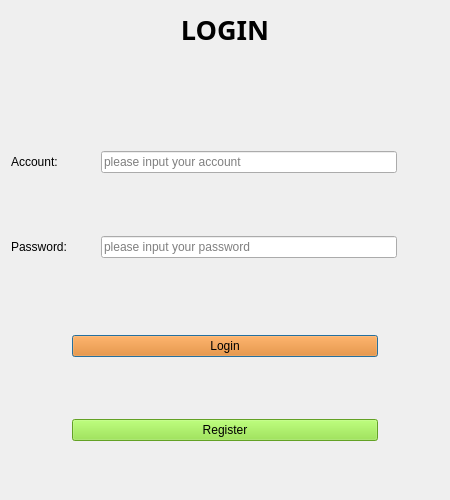
<?xml version="1.0" encoding="UTF-8"?>
<ui version="4.0">
 <class>Login</class>
 <widget class="QDialog" name="Login">
  <property name="geometry">
   <rect>
    <x>0</x>
    <y>0</y>
    <width>450</width>
    <height>500</height>
   </rect>
  </property>
  <property name="minimumSize">
   <size>
    <width>450</width>
    <height>500</height>
   </size>
  </property>
  <property name="maximumSize">
   <size>
    <width>450</width>
    <height>500</height>
   </size>
  </property>
  <property name="windowTitle">
   <string>Login</string>
  </property>
  <layout class="QVBoxLayout" name="verticalLayout_4" stretch="1,2,6,1">
   <item>
    <widget class="QLabel" name="label">
     <property name="sizePolicy">
      <sizepolicy hsizetype="Preferred" vsizetype="Fixed">
       <horstretch>0</horstretch>
       <verstretch>0</verstretch>
      </sizepolicy>
     </property>
     <property name="font">
      <font>
       <family>Noto Sans CJK SC Medium</family>
       <pointsize>20</pointsize>
       <weight>75</weight>
       <bold>true</bold>
      </font>
     </property>
     <property name="text">
      <string>LOGIN</string>
     </property>
     <property name="alignment">
      <set>Qt::AlignCenter</set>
     </property>
     <property name="wordWrap">
      <bool>false</bool>
     </property>
    </widget>
   </item>
   <item>
    <spacer name="verticalSpacer_5">
     <property name="orientation">
      <enum>Qt::Vertical</enum>
     </property>
     <property name="sizeHint" stdset="0">
      <size>
       <width>20</width>
       <height>40</height>
      </size>
     </property>
    </spacer>
   </item>
   <item>
    <layout class="QVBoxLayout" name="verticalLayout_3" stretch="3,2,3">
     <item>
      <layout class="QVBoxLayout" name="verticalLayout">
       <item>
        <layout class="QHBoxLayout" name="horizontalLayout" stretch="2,7,1">
         <property name="spacing">
          <number>6</number>
         </property>
         <item>
          <widget class="QLabel" name="label_2">
           <property name="text">
            <string>Account:</string>
           </property>
          </widget>
         </item>
         <item>
          <widget class="QLineEdit" name="le_account">
           <property name="text">
            <string/>
           </property>
           <property name="placeholderText">
            <string>please input your account</string>
           </property>
          </widget>
         </item>
         <item>
          <spacer name="horizontalSpacer">
           <property name="orientation">
            <enum>Qt::Horizontal</enum>
           </property>
           <property name="sizeHint" stdset="0">
            <size>
             <width>40</width>
             <height>20</height>
            </size>
           </property>
          </spacer>
         </item>
        </layout>
       </item>
       <item>
        <spacer name="verticalSpacer_3">
         <property name="orientation">
          <enum>Qt::Vertical</enum>
         </property>
         <property name="sizeHint" stdset="0">
          <size>
           <width>20</width>
           <height>40</height>
          </size>
         </property>
        </spacer>
       </item>
       <item>
        <layout class="QHBoxLayout" name="horizontalLayout_2" stretch="2,7,1">
         <item>
          <widget class="QLabel" name="label_3">
           <property name="text">
            <string>Password:</string>
           </property>
          </widget>
         </item>
         <item>
          <widget class="QLineEdit" name="le_password">
           <property name="echoMode">
            <enum>QLineEdit::Password</enum>
           </property>
           <property name="placeholderText">
            <string>please input your password</string>
           </property>
          </widget>
         </item>
         <item>
          <spacer name="horizontalSpacer_2">
           <property name="orientation">
            <enum>Qt::Horizontal</enum>
           </property>
           <property name="sizeHint" stdset="0">
            <size>
             <width>40</width>
             <height>20</height>
            </size>
           </property>
          </spacer>
         </item>
        </layout>
       </item>
      </layout>
     </item>
     <item>
      <spacer name="verticalSpacer_2">
       <property name="orientation">
        <enum>Qt::Vertical</enum>
       </property>
       <property name="sizeHint" stdset="0">
        <size>
         <width>20</width>
         <height>40</height>
        </size>
       </property>
      </spacer>
     </item>
     <item>
      <layout class="QVBoxLayout" name="verticalLayout_2" stretch="2,3,2">
       <item>
        <layout class="QHBoxLayout" name="horizontalLayout_3" stretch="2,10,2">
         <item>
          <spacer name="horizontalSpacer_4">
           <property name="orientation">
            <enum>Qt::Horizontal</enum>
           </property>
           <property name="sizeHint" stdset="0">
            <size>
             <width>40</width>
             <height>20</height>
            </size>
           </property>
          </spacer>
         </item>
         <item>
          <widget class="QPushButton" name="btn_login">
           <property name="styleSheet">
            <string notr="true">background-color: rgb(245, 121, 0);</string>
           </property>
           <property name="text">
            <string>Login</string>
           </property>
          </widget>
         </item>
         <item>
          <spacer name="horizontalSpacer_3">
           <property name="orientation">
            <enum>Qt::Horizontal</enum>
           </property>
           <property name="sizeHint" stdset="0">
            <size>
             <width>40</width>
             <height>20</height>
            </size>
           </property>
          </spacer>
         </item>
        </layout>
       </item>
       <item>
        <spacer name="verticalSpacer">
         <property name="orientation">
          <enum>Qt::Vertical</enum>
         </property>
         <property name="sizeHint" stdset="0">
          <size>
           <width>20</width>
           <height>40</height>
          </size>
         </property>
        </spacer>
       </item>
       <item>
        <layout class="QHBoxLayout" name="horizontalLayout_4" stretch="2,10,2">
         <item>
          <spacer name="horizontalSpacer_6">
           <property name="orientation">
            <enum>Qt::Horizontal</enum>
           </property>
           <property name="sizeHint" stdset="0">
            <size>
             <width>40</width>
             <height>20</height>
            </size>
           </property>
          </spacer>
         </item>
         <item>
          <widget class="QPushButton" name="btn_register">
           <property name="styleSheet">
            <string notr="true">background-color: rgb(138, 226, 52);</string>
           </property>
           <property name="text">
            <string>Register</string>
           </property>
          </widget>
         </item>
         <item>
          <spacer name="horizontalSpacer_5">
           <property name="orientation">
            <enum>Qt::Horizontal</enum>
           </property>
           <property name="sizeHint" stdset="0">
            <size>
             <width>40</width>
             <height>20</height>
            </size>
           </property>
          </spacer>
         </item>
        </layout>
       </item>
      </layout>
     </item>
    </layout>
   </item>
   <item>
    <spacer name="verticalSpacer_4">
     <property name="orientation">
      <enum>Qt::Vertical</enum>
     </property>
     <property name="sizeHint" stdset="0">
      <size>
       <width>20</width>
       <height>40</height>
      </size>
     </property>
    </spacer>
   </item>
  </layout>
 </widget>
 <layoutdefault spacing="6" margin="11"/>
 <resources/>
 <connections/>
</ui>
